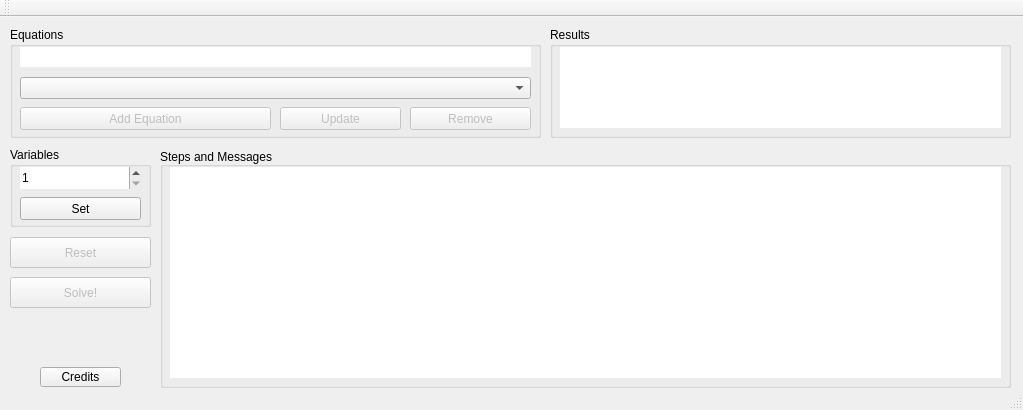
<?xml version="1.0" encoding="UTF-8"?>
<ui version="4.0">
 <class>MainWindow</class>
 <widget class="QMainWindow" name="MainWindow">
  <property name="enabled">
   <bool>true</bool>
  </property>
  <property name="geometry">
   <rect>
    <x>0</x>
    <y>0</y>
    <width>1023</width>
    <height>410</height>
   </rect>
  </property>
  <property name="sizePolicy">
   <sizepolicy hsizetype="Maximum" vsizetype="Maximum">
    <horstretch>16</horstretch>
    <verstretch>11</verstretch>
   </sizepolicy>
  </property>
  <property name="minimumSize">
   <size>
    <width>1023</width>
    <height>410</height>
   </size>
  </property>
  <property name="maximumSize">
   <size>
    <width>1023</width>
    <height>430</height>
   </size>
  </property>
  <property name="font">
   <font>
    <pointsize>9</pointsize>
   </font>
  </property>
  <property name="windowTitle">
   <string>Gaussian Eliminator</string>
  </property>
  <property name="windowIcon">
   <iconset>
    <normaloff>../../Downloads/icons8-math-50.png</normaloff>../../Downloads/icons8-math-50.png</iconset>
  </property>
  <property name="windowOpacity">
   <double>1.000000000000000</double>
  </property>
  <property name="documentMode">
   <bool>false</bool>
  </property>
  <widget class="QWidget" name="centralWidget">
   <widget class="QGroupBox" name="groupBox">
    <property name="geometry">
     <rect>
      <x>10</x>
      <y>130</y>
      <width>141</width>
      <height>80</height>
     </rect>
    </property>
    <property name="title">
     <string>Variables</string>
    </property>
    <widget class="QSpinBox" name="varNum">
     <property name="geometry">
      <rect>
       <x>10</x>
       <y>20</y>
       <width>121</width>
       <height>22</height>
      </rect>
     </property>
     <property name="frame">
      <bool>false</bool>
     </property>
     <property name="minimum">
      <number>1</number>
     </property>
    </widget>
    <widget class="QPushButton" name="setVarNum">
     <property name="geometry">
      <rect>
       <x>10</x>
       <y>50</y>
       <width>121</width>
       <height>23</height>
      </rect>
     </property>
     <property name="text">
      <string>Set</string>
     </property>
    </widget>
   </widget>
   <widget class="QGroupBox" name="groupBox_2">
    <property name="geometry">
     <rect>
      <x>160</x>
      <y>130</y>
      <width>851</width>
      <height>241</height>
     </rect>
    </property>
    <property name="title">
     <string>Steps and Messages</string>
    </property>
    <property name="alignment">
     <set>Qt::AlignBottom|Qt::AlignLeading|Qt::AlignLeft</set>
    </property>
    <property name="flat">
     <bool>false</bool>
    </property>
    <widget class="QPlainTextEdit" name="steps">
     <property name="geometry">
      <rect>
       <x>10</x>
       <y>20</y>
       <width>831</width>
       <height>211</height>
      </rect>
     </property>
     <property name="font">
      <font>
       <family>Consolas</family>
       <pointsize>10</pointsize>
       <weight>50</weight>
       <bold>false</bold>
      </font>
     </property>
     <property name="frameShape">
      <enum>QFrame::NoFrame</enum>
     </property>
     <property name="verticalScrollBarPolicy">
      <enum>Qt::ScrollBarAsNeeded</enum>
     </property>
     <property name="horizontalScrollBarPolicy">
      <enum>Qt::ScrollBarAsNeeded</enum>
     </property>
     <property name="lineWrapMode">
      <enum>QPlainTextEdit::NoWrap</enum>
     </property>
     <property name="readOnly">
      <bool>true</bool>
     </property>
    </widget>
   </widget>
   <widget class="QGroupBox" name="groupBox_3">
    <property name="geometry">
     <rect>
      <x>10</x>
      <y>10</y>
      <width>531</width>
      <height>111</height>
     </rect>
    </property>
    <property name="title">
     <string>Equations</string>
    </property>
    <widget class="QPushButton" name="add">
     <property name="enabled">
      <bool>false</bool>
     </property>
     <property name="geometry">
      <rect>
       <x>10</x>
       <y>80</y>
       <width>251</width>
       <height>23</height>
      </rect>
     </property>
     <property name="text">
      <string>Add Equation</string>
     </property>
    </widget>
    <widget class="QLineEdit" name="text">
     <property name="geometry">
      <rect>
       <x>10</x>
       <y>20</y>
       <width>511</width>
       <height>20</height>
      </rect>
     </property>
     <property name="inputMask">
      <string/>
     </property>
     <property name="text">
      <string/>
     </property>
     <property name="frame">
      <bool>false</bool>
     </property>
    </widget>
    <widget class="QComboBox" name="equations">
     <property name="geometry">
      <rect>
       <x>10</x>
       <y>50</y>
       <width>511</width>
       <height>22</height>
      </rect>
     </property>
     <property name="editable">
      <bool>false</bool>
     </property>
    </widget>
    <widget class="QPushButton" name="update">
     <property name="enabled">
      <bool>false</bool>
     </property>
     <property name="geometry">
      <rect>
       <x>270</x>
       <y>80</y>
       <width>121</width>
       <height>23</height>
      </rect>
     </property>
     <property name="text">
      <string>Update</string>
     </property>
    </widget>
    <widget class="QPushButton" name="remove">
     <property name="enabled">
      <bool>false</bool>
     </property>
     <property name="geometry">
      <rect>
       <x>400</x>
       <y>80</y>
       <width>121</width>
       <height>23</height>
      </rect>
     </property>
     <property name="text">
      <string>Remove</string>
     </property>
    </widget>
   </widget>
   <widget class="QPushButton" name="solve">
    <property name="enabled">
     <bool>false</bool>
    </property>
    <property name="geometry">
     <rect>
      <x>10</x>
      <y>260</y>
      <width>141</width>
      <height>31</height>
     </rect>
    </property>
    <property name="text">
     <string>Solve!</string>
    </property>
   </widget>
   <widget class="QGroupBox" name="groupBox_4">
    <property name="geometry">
     <rect>
      <x>550</x>
      <y>10</y>
      <width>461</width>
      <height>111</height>
     </rect>
    </property>
    <property name="title">
     <string>Results</string>
    </property>
   </widget>
   <widget class="QPushButton" name="reset">
    <property name="enabled">
     <bool>false</bool>
    </property>
    <property name="geometry">
     <rect>
      <x>10</x>
      <y>220</y>
      <width>141</width>
      <height>31</height>
     </rect>
    </property>
    <property name="text">
     <string>Reset</string>
    </property>
   </widget>
   <widget class="QListWidget" name="results">
    <property name="geometry">
     <rect>
      <x>560</x>
      <y>30</y>
      <width>441</width>
      <height>81</height>
     </rect>
    </property>
    <property name="frameShape">
     <enum>QFrame::NoFrame</enum>
    </property>
   </widget>
   <widget class="QPushButton" name="cridits">
    <property name="geometry">
     <rect>
      <x>40</x>
      <y>350</y>
      <width>81</width>
      <height>20</height>
     </rect>
    </property>
    <property name="text">
     <string>Credits</string>
    </property>
   </widget>
  </widget>
  <widget class="QToolBar" name="mainToolBar">
   <attribute name="toolBarArea">
    <enum>TopToolBarArea</enum>
   </attribute>
   <attribute name="toolBarBreak">
    <bool>false</bool>
   </attribute>
  </widget>
  <widget class="QStatusBar" name="statusBar"/>
  <action name="actionCredits">
   <property name="text">
    <string>Cridits</string>
   </property>
  </action>
 </widget>
 <layoutdefault spacing="6" margin="11"/>
 <resources/>
 <connections/>
</ui>
